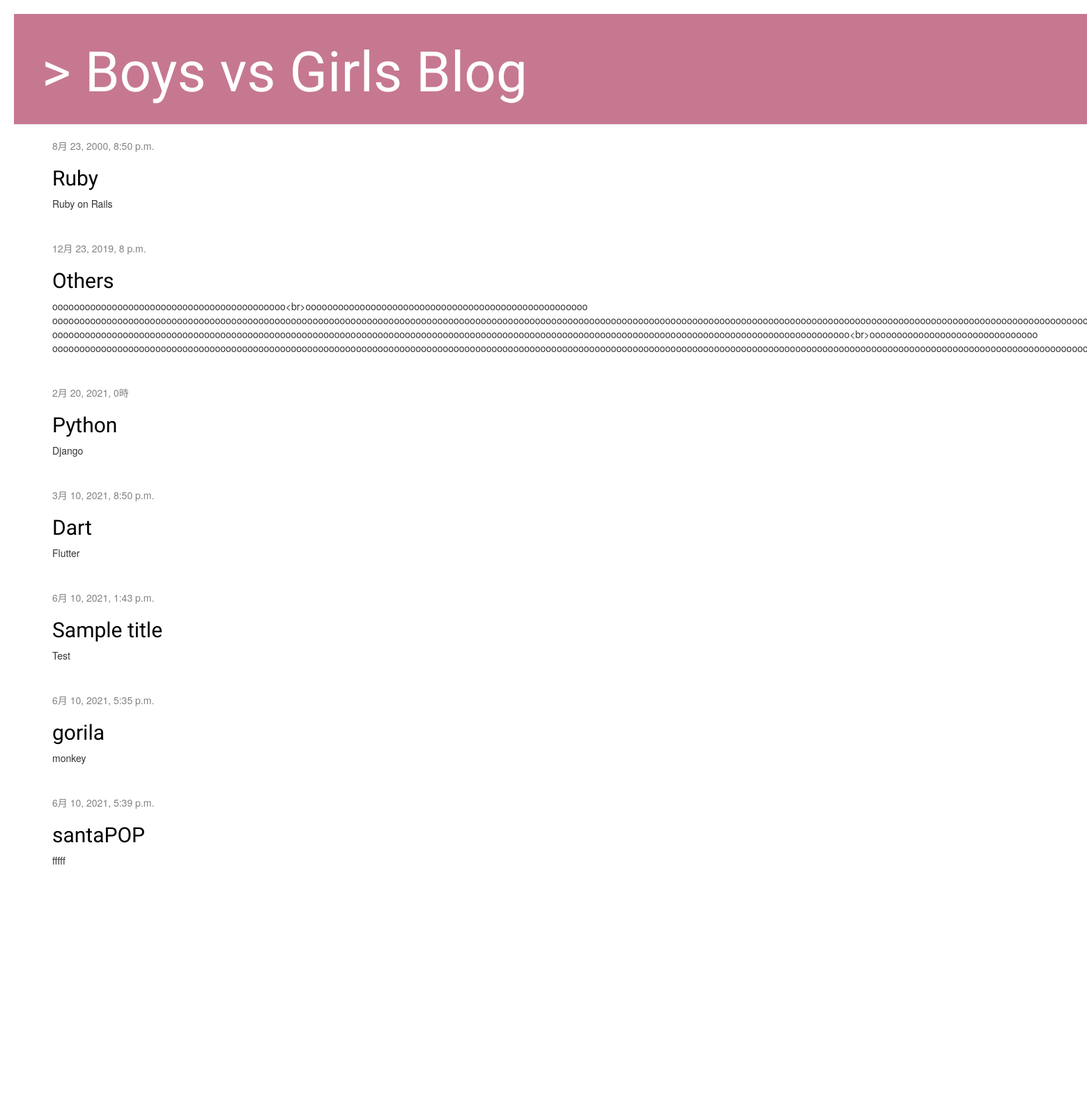
Before: / with the older database file.
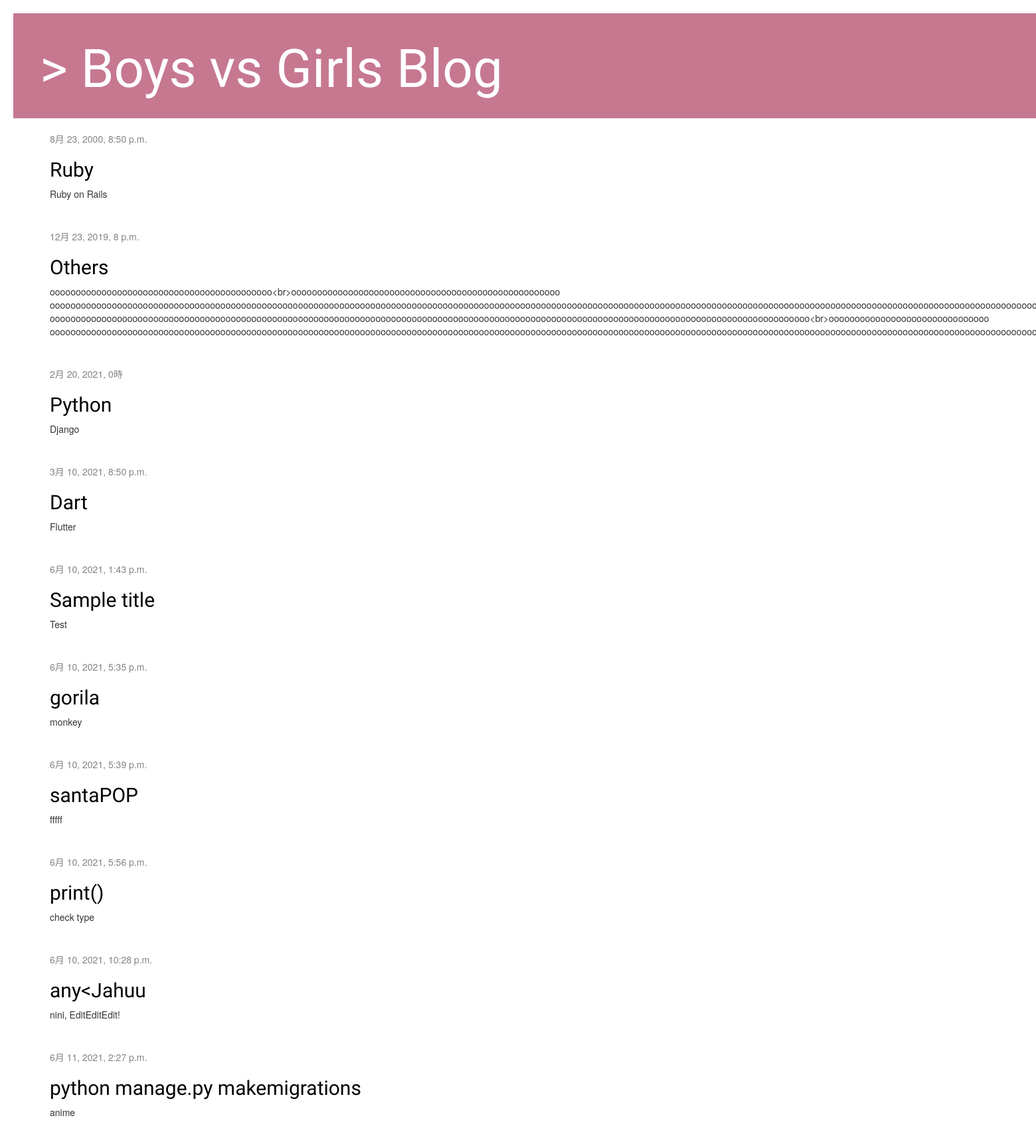
After: the same page with the newer database file.
### blog/models.py (models this page shows, shortened)
class Post(models.Model):
    author = models.ForeignKey(settings.AUTH_USER_MODEL, on_delete=models.CASCADE)
    title = models.CharField(max_length=200)
    text = models.TextField()
    created_date = models.DateTimeField(default=timezone.now)
    published_date = models.DateTimeField(blank=True, null=True)
    post_type = models.CharField(choices=POST_TYPE_CHOICE, max_length=20, default='lifestyle')

### blog/views.py (the view)
# urls.py: path('', views.post_list, name='post_list'),
def post_list(request):
    posts = Post.objects.filter(published_date__lte=timezone.now()).order_by('published_date')
    return render(request, 'blog/post_list.html', {'posts': posts})

### blog/templates/blog/post_list.html (shortened to what this page needs)
{%extends 'blog/base.html'%}
{%block content%}
    {% for post in posts %}
        <div class="post">
            <div class="date">
                {{ post.published_date }}
            </div>
            <h2><a href="{% url 'post_detail' pk=post.pk %}">{{ post.title }}</a></h2>
            <p>{{ post.text|linebreaksbr }}</p>
        </div>
    {% endfor %}
{%endblock%}

### blog/templates/blog/base.html (shortened to what this page needs)
{% load static %}
<html>
    <head>
        <link rel="stylesheet" href="//maxcdn.bootstrapcdn.com/bootstrap/3.2.0/css/bootstrap.min.css">
        <link rel="stylesheet" href="//maxcdn.bootstrapcdn.com/bootstrap/3.2.0/css/bootstrap-theme.min.css">
        <link rel="stylesheet" href="{% static 'css/blog.css' %}">
    </head>
    <body>
        <div class="page-header">
            <h1><a href="/"> > Boys vs Girls Blog</a></h1>
        </div>
        <div class="content container">
            <div class="row">
                <div class="col-md-8">
                {% block content %}
                {% endblock %}
                </div>
            </div>
        </div>
    </body>
</html>

### blog/static/css/blog.css (style rules this page uses)
h1 a, h2 a { color: #C12789; font-family: 'Lobster'; }
body { padding-left: 20px; }
.page-header { background-color: #C67890; margin-top: 20; padding: 20px 20px 20px 40px; }
.page-header h1, .page-header h1 a, .page-header h1 a:visited, .page-header h1 a:active { color: #ffffff; font-size: 60pt; text-decoration: none; }
.content { margin-left: 40px; }
h1, h2, h3, h4 { font-family: 'Lobster', cursive; }
.date { color: #828282; }
.post { margin-bottom: 44px; }
.post h2 a, .post h2 a:visited { color: #000000; }

Changed rows visible on the page:
now on this page (row unchanged): Post: published_date "6月 10, 2021, 5:56 p.m.", title "print()", text "check type"
now on this page (row unchanged): Post: published_date "6月 10, 2021, 10:28 p.m.", title "any<Jahuu", text "nini, EditEditEdit!"
added Post: published_date "6月 11, 2021, 2:27 p.m.", title "python manage.py makemigrations", text "anime"
